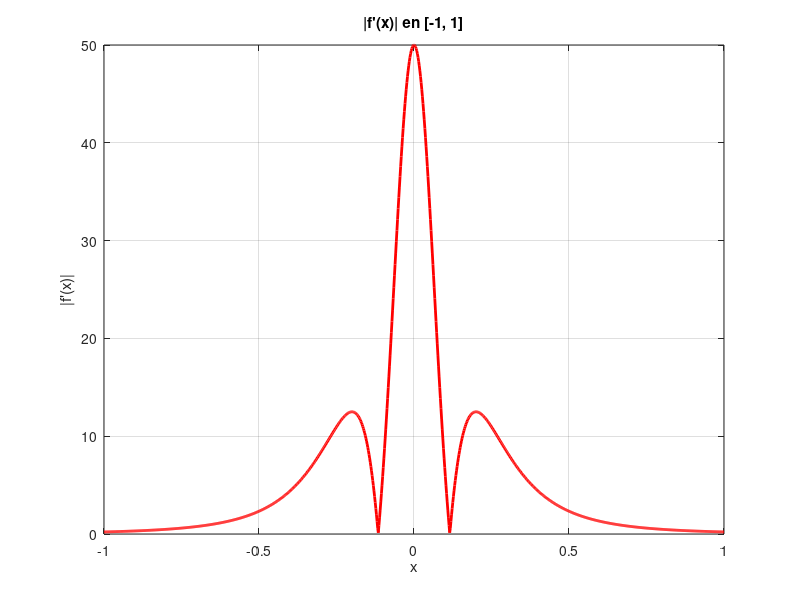

This chart was generated by the following MATLAB code:
f2 = @(x) (3750*(x.^2)-50)./(1+25*(x.^2)).^3;

v=linspace(-1,1,1000);

f_segunda = f2(v);


figure;
plot(v, abs(f_segunda), 'r-', 'LineWidth', 2);
grid on;
title('|f''(x)| en [-1, 1]');
xlabel('x'); ylabel('|f''(x)|');
